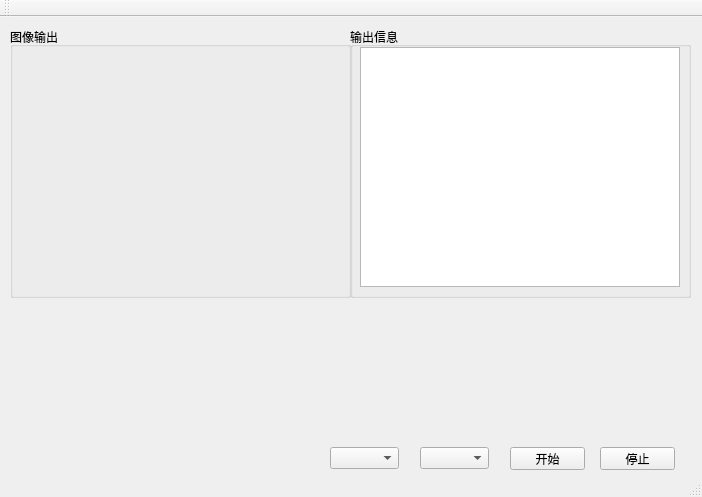
<?xml version="1.0" encoding="UTF-8"?>
<ui version="4.0">
 <class>MainWindow</class>
 <widget class="QMainWindow" name="MainWindow">
  <property name="geometry">
   <rect>
    <x>0</x>
    <y>0</y>
    <width>702</width>
    <height>497</height>
   </rect>
  </property>
  <property name="windowTitle">
   <string>SmartCar2016</string>
  </property>
  <widget class="QWidget" name="centralWidget">
   <widget class="QLabel" name="label_bmp">
    <property name="geometry">
     <rect>
      <x>20</x>
      <y>30</y>
      <width>320</width>
      <height>240</height>
     </rect>
    </property>
    <property name="text">
     <string/>
    </property>
    <property name="pixmap">
     <pixmap>beijing.bmp</pixmap>
    </property>
    <property name="scaledContents">
     <bool>true</bool>
    </property>
   </widget>
   <widget class="QPushButton" name="pushButton_start">
    <property name="geometry">
     <rect>
      <x>510</x>
      <y>430</y>
      <width>75</width>
      <height>23</height>
     </rect>
    </property>
    <property name="text">
     <string>开始</string>
    </property>
   </widget>
   <widget class="QPushButton" name="pushButton_stop">
    <property name="geometry">
     <rect>
      <x>600</x>
      <y>430</y>
      <width>75</width>
      <height>23</height>
     </rect>
    </property>
    <property name="text">
     <string>停止</string>
    </property>
   </widget>
   <widget class="QTextBrowser" name="textBrowser_logout">
    <property name="geometry">
     <rect>
      <x>360</x>
      <y>30</y>
      <width>320</width>
      <height>240</height>
     </rect>
    </property>
   </widget>
   <widget class="QGroupBox" name="groupBox">
    <property name="geometry">
     <rect>
      <x>350</x>
      <y>10</y>
      <width>341</width>
      <height>271</height>
     </rect>
    </property>
    <property name="title">
     <string>输出信息</string>
    </property>
   </widget>
   <widget class="QGroupBox" name="groupBox_2">
    <property name="geometry">
     <rect>
      <x>10</x>
      <y>10</y>
      <width>341</width>
      <height>271</height>
     </rect>
    </property>
    <property name="title">
     <string>图像输出</string>
    </property>
   </widget>
   <widget class="QComboBox" name="comboBox_com">
    <property name="geometry">
     <rect>
      <x>420</x>
      <y>430</y>
      <width>69</width>
      <height>22</height>
     </rect>
    </property>
   </widget>
   <widget class="QComboBox" name="comboBox_px">
    <property name="geometry">
     <rect>
      <x>330</x>
      <y>430</y>
      <width>69</width>
      <height>22</height>
     </rect>
    </property>
   </widget>
   <zorder>groupBox</zorder>
   <zorder>label_bmp</zorder>
   <zorder>pushButton_start</zorder>
   <zorder>pushButton_stop</zorder>
   <zorder>textBrowser_logout</zorder>
   <zorder>groupBox_2</zorder>
   <zorder>comboBox_com</zorder>
   <zorder>comboBox_px</zorder>
  </widget>
  <widget class="QToolBar" name="mainToolBar">
   <attribute name="toolBarArea">
    <enum>TopToolBarArea</enum>
   </attribute>
   <attribute name="toolBarBreak">
    <bool>false</bool>
   </attribute>
  </widget>
  <widget class="QStatusBar" name="statusBar"/>
 </widget>
 <layoutdefault spacing="6" margin="11"/>
 <resources/>
 <connections/>
</ui>
